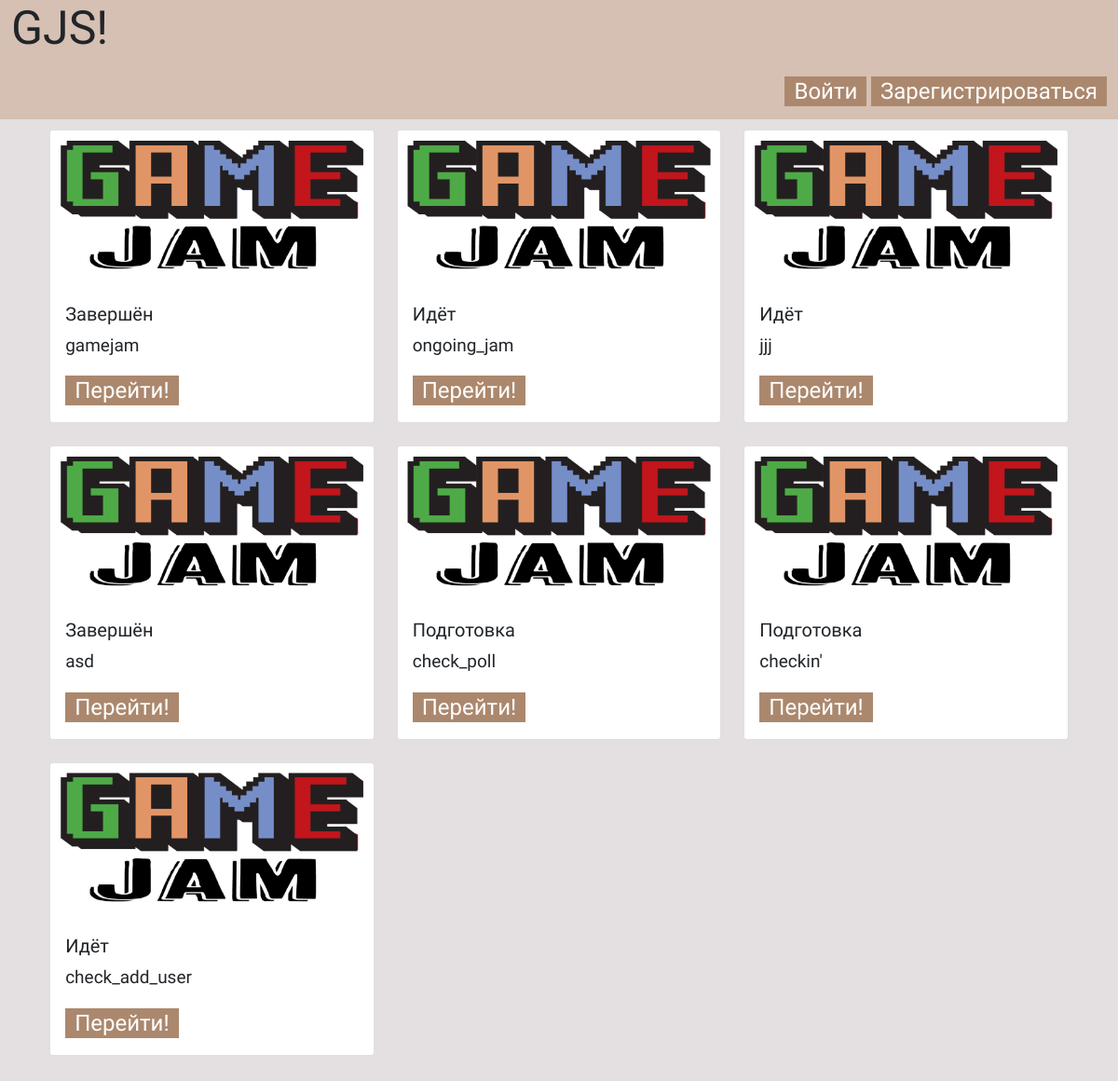
The app's page /jams/ with its own data.
### jams/models.py (models this page shows)
class GameJams(models.Model):
    jam_status = [
        ("FN", "Завершён"),
        ("OG", "Идёт"),
        ("PR", "Подготовка")
    ]
    uuid = models.UUIDField(primary_key=True, default=uuid.uuid4, editable=False)
    title = models.CharField(max_length=255)
    date_start = models.DateTimeField()
    date_end = models.DateTimeField()
    theme = models.CharField(max_length=255)
    status = models.CharField(max_length=3, choices=jam_status)
    winner = models.OneToOneField(settings.AUTH_USER_MODEL, related_name="user_winner",
                                  on_delete=models.SET_NULL, blank=True, null=True)
    users = models.ManyToManyField(settings.AUTH_USER_MODEL, related_name="users",
                                   blank=True)

### jams/views.py (the view)
# urls.py: path('', views.GameJamsLists.as_view(), name='jams_list'),
class GameJamsLists(ListView):
    template_name = 'pages/jams_pages/jams.html'
    context_object_name = "jams_list"
    queryset = GameJams.objects.all()

### templates/pages/jams_pages/jams.html (shortened to what this page needs)
{% extends 'base.html' %}
{% load static %}
{% block headercontent %}
<div class="profile-header">
    <div>
        {% if request.user.is_authenticated %}
            <a href="{% url 'profile_detail' request.user.username %}" class="a-button">{{request.user.username}}</a>
        {% else %}
            <a href="{% url 'login' %}" class="a-button">Войти</a>
            <a href="{% url 'regist' %}" class="a-button">Зарегистрироваться</a>
        {% endif %}
    </div>
</div>
{% endblock %}
{% block content %}
<div class="container">
    <div class="row" style="padding: 1%">
        {% for jam in jams_list %}
            <div class="col-md-4 mb-4">
                <div class="card">
                    <img src="{% static 'img/logo.png' %}" class="card-img-top" alt="Game Jam Logo" style="padding: 3%">
                    <div class="card-body">
                        <h5 class="card-title">{{ jam.get_status_display }}</h5>
                        <p class="card-text">{{ jam.title }}</p>
                        <a href="{% url 'gamejam_detail' uuid=jam.uuid %}" class="a-button">Перейти!</a>
                    </div>
                </div>
            </div>
        {% endfor %}
    </div>
</div>
{% endblock %}

### static/css/style.css (style rules this page uses)
:root { --main-background: #E4E0E1; --head-foot: #D6C0B3; --button: #AB886D; --button-hover: #AB889D; --head-text: #493628; --container-color: gray; }
body { background-color: var(--main-background); font-family: "Tiny5", serif; font-size: 19px; }
img { position: relative; width: 20%; height: 20%; top: 0; right: 0; }
a, a:hover { color: white; text-decoration: none; }
.a-button { padding: 2px 10px 2px 10px; text-decoration: none; text-align: center; font-size: 24px; background-color: var(--button); }
.profile-header { display: flex; justify-content: space-between; padding: 1%; text-decoration: none; }

### records on screen
GameJams: status "Завершён", title "gamejam"
GameJams: status "Идёт", title "ongoing_jam"
GameJams: status "Идёт", title "jjj"
GameJams: status "Завершён", title "asd"
GameJams: status "Подготовка", title "check_poll"
GameJams: status "Подготовка", title "checkin'"
GameJams: status "Идёт", title "check_add_user"
